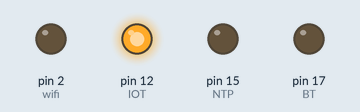
Recording of a sketch running on a simulated Arduino Uno, built with avr-gcc and run on an emulated ATmega328P. Shown: output pins drawn as LEDs (lit = HIGH).

Above: at 0.2 s.
At 0.7 s:
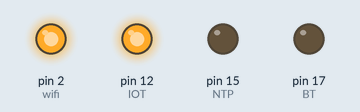
At 1.2 s:
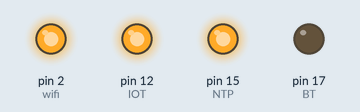
At 2.0 s:
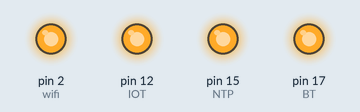
At 3.2 s:
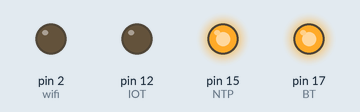
At 4.5 s:
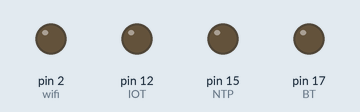
Timing chart, 0 to 6.5 s (numbered marks = the images above):
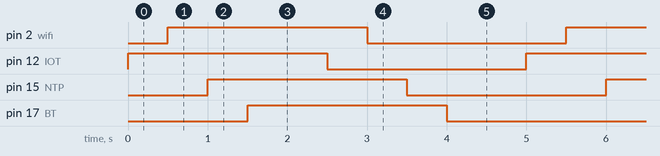

The sketch:

KidBright_Homework.ino
```cpp
int BT = 17;
int wifi = 2;
int NTP = 15;
int IOT = 12;

void setup() {
  pinMode(BT,OUTPUT);
  pinMode(wifi,OUTPUT);
  pinMode(NTP,OUTPUT);
  pinMode(IOT,OUTPUT);
}

void loop() {
  digitalWrite(IOT,HIGH);
  delay(500);
  digitalWrite(wifi,HIGH);
  delay(500);
  digitalWrite(NTP,HIGH);
  delay(500);
  digitalWrite(BT,HIGH);
  delay(1000);

  digitalWrite(IOT,LOW);
  delay(500);
  digitalWrite(wifi,LOW);
  delay(500);
  digitalWrite(NTP,LOW);
  delay(500);
  digitalWrite(BT,LOW);
  delay(1000);
}
```

Measured:
- by itself, pin 2 (wifi), pin 12 (IOT), pin 15 (NTP), pin 17 (BT): alternates HIGH for 2.5 s and LOW for 2.5 s
- by itself, everything shown: repeats every 5.0 s, in 8 steps
